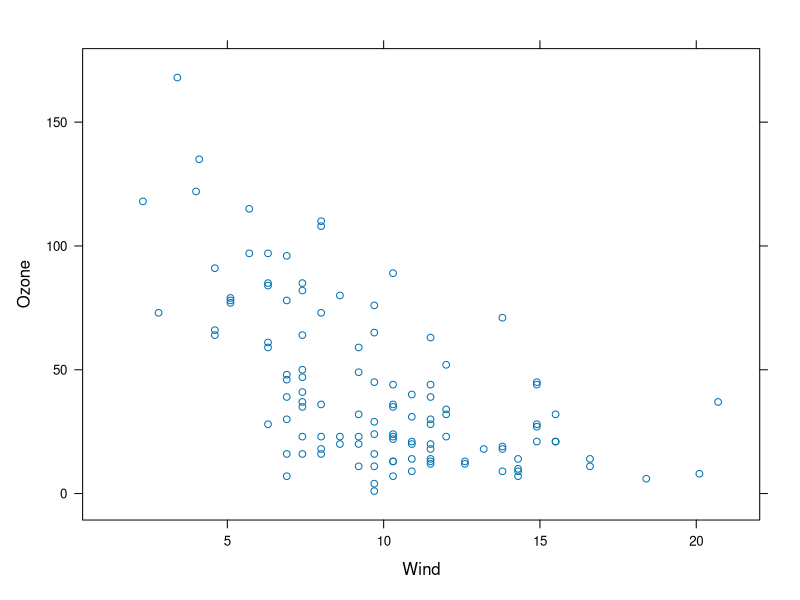
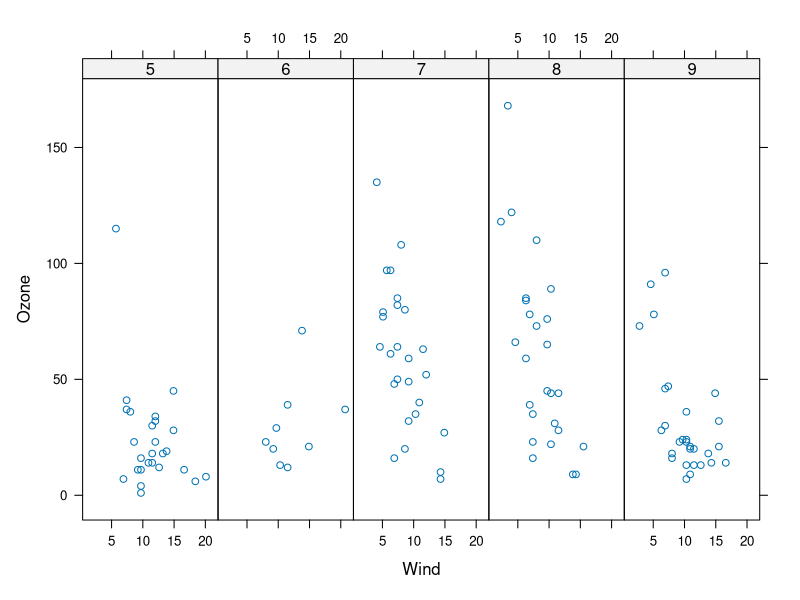
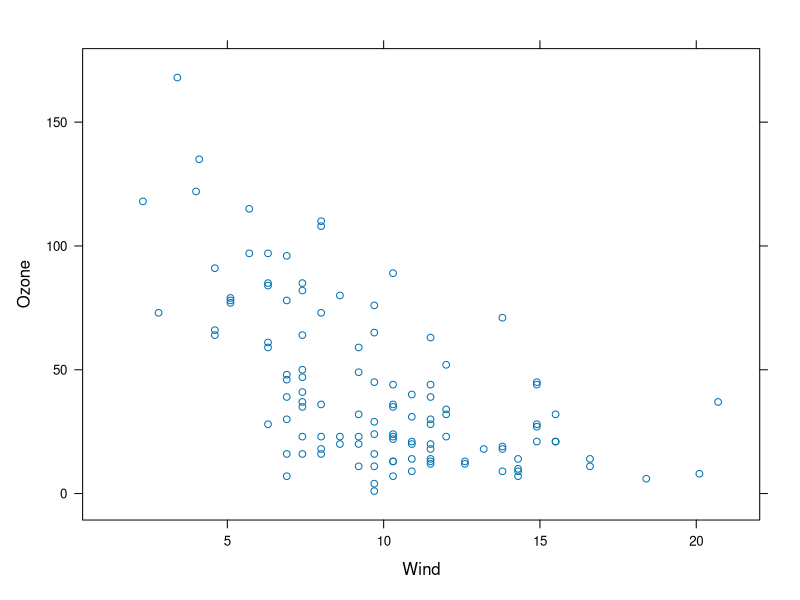
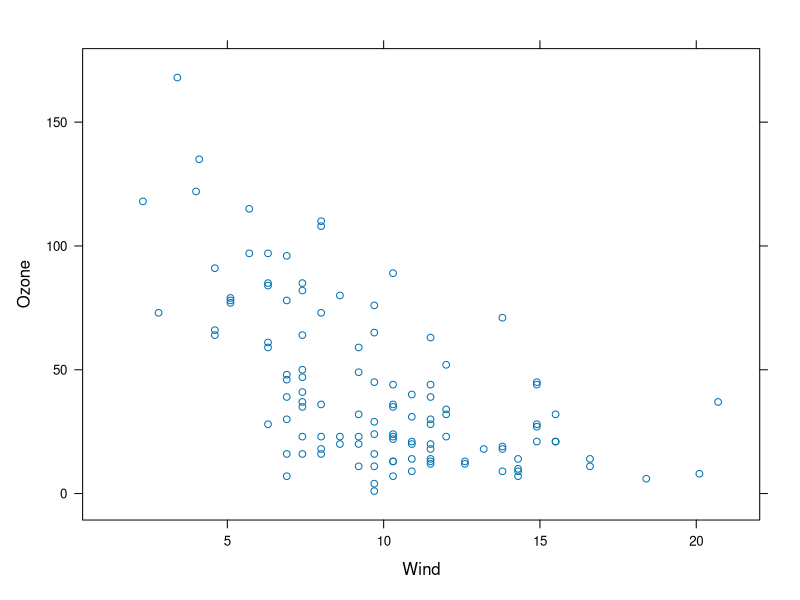
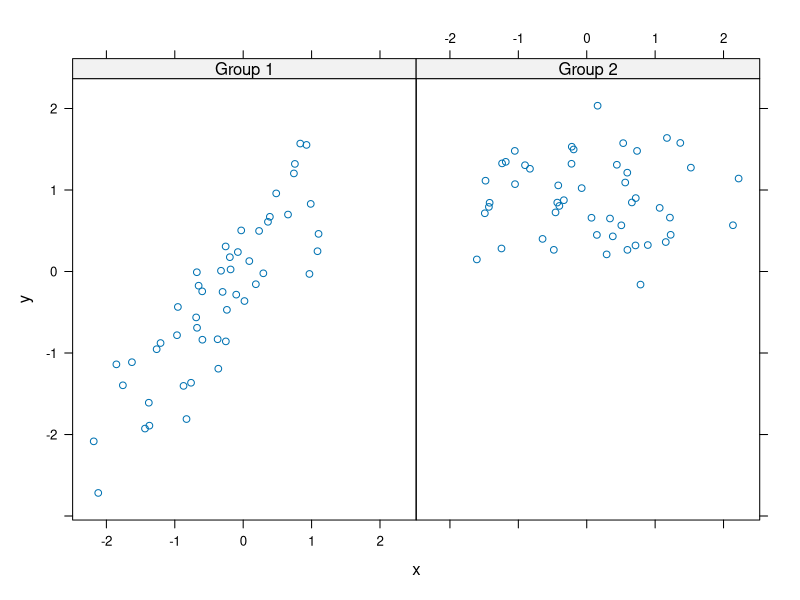
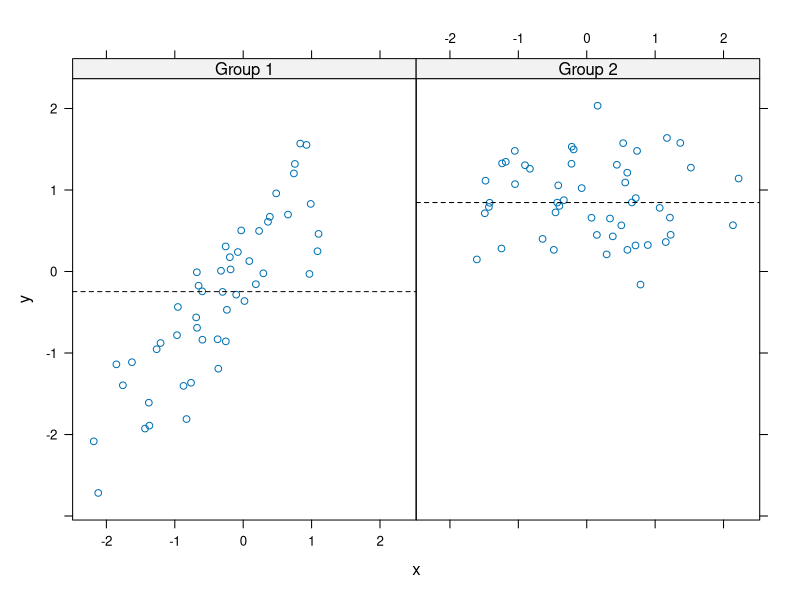
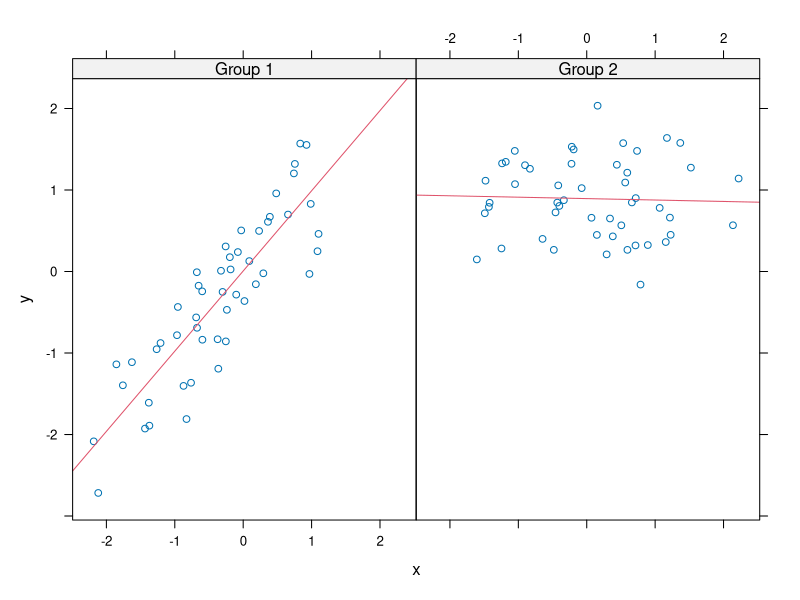

Reproduce these figures in R, in order.
library(lattice)
library(datasets)

##simple scatterplot
xyplot(Ozone~Wind,data=airquality)

##Convert 'Month' to a factor variable
airquality <- transform(airquality,Month=factor(Month))
xyplot(Ozone~Wind|Month,data=airquality,layout=c(5,1))

##Lattice behavior
p <- xyplot(Ozone~Wind,data=airquality) ##declare 'p' as function. Nothing happens.
print(p) ##displays the plot

xyplot(Ozone~Wind,data=airquality) ##no function declared. Auto-prints the plot.

##Lattice Panel Functions
set.seed(10)
x <- rnorm(100)
f <- rep(0:1,each=50)
y <- x+f-f*x+rnorm(100,sd=0.5)
f <- factor(f,labels=c("Group 1","Group 2"))
xyplot(y~x|f,layout=c(2,1)) ##Plots w/ 2 panels

##Custom panel function
xyplot(y~x|f,panel=function(x,y,...){
  panel.xyplot(x,y,...) ##first call the default panel function for 'xyplot'
  panel.abline(h=median(y),lty=2) ##add horizontal line at the median
})

##Regression Line
xyplot(y~x|f,panel=function(x,y,...){
  panel.xyplot(x,y,...) ##first call the default panel function
  panel.lmline(x,y,col=2) ##overlay a simple linear regression line
})